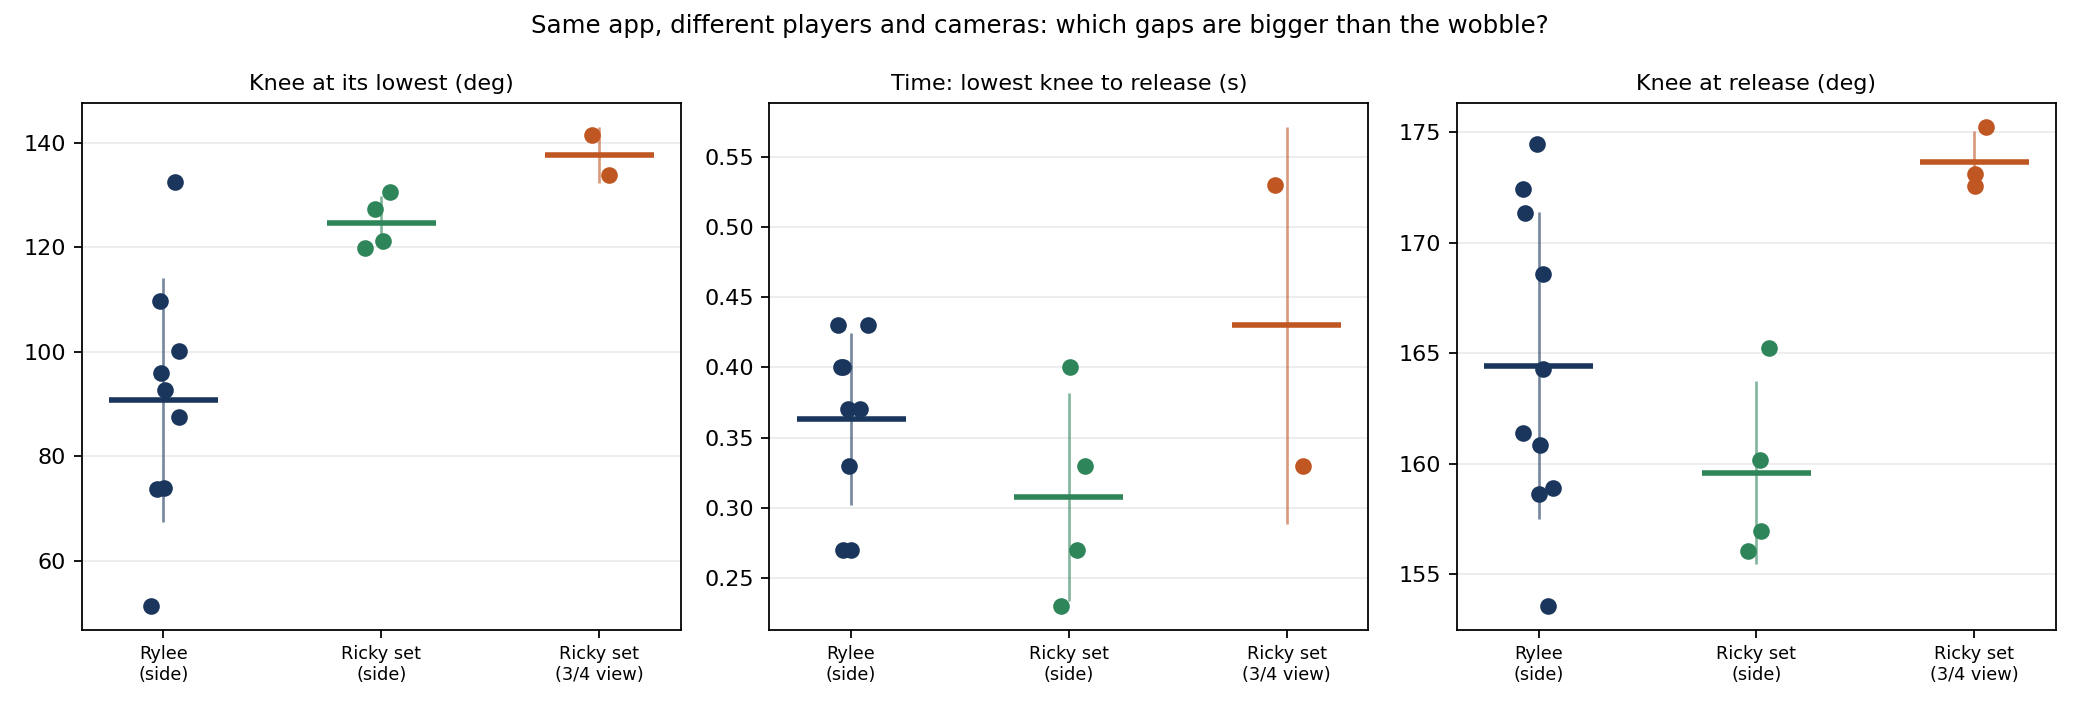

Reproduce this figure in Python.
"""Compare shot metrics for three groups of shots.

Groups: Rylee (side view), Ricky set shots (side view), Ricky set shots
(three-quarter view). One dot per shot, a bar for the mean, and thin whiskers
for +/- 1 standard deviation. Shot 7 of Ricky's set shots is left out because
its "lowest knee" frame was found too close to the release to be trusted.
"""
import numpy as np
import pandas as pd
import matplotlib.pyplot as plt

R = pd.read_csv("/tmp/R.csv")            # Rylee, built from the app's summary CSV
S = pd.read_csv("/tmp/S.csv")            # Ricky set shots
S = S[S.shot_id != 7.0]                  # drop the shot with a bad knee-low frame

groups = {
    "Rylee\n(side)": R,
    "Ricky set\n(side)": S[S.view == "side"],
    "Ricky set\n(3/4 view)": S[S.view == "three_quarter"],
}
colors = ["#1a365d", "#2f855a", "#c05621"]
metrics = [("knee_low", "Knee at its lowest (deg)"),
           ("load_rel", "Time: lowest knee to release (s)"),
           ("knee_rel", "Knee at release (deg)")]

fig, axes = plt.subplots(1, 3, figsize=(13, 4.4))
rng = np.random.default_rng(1)
for ax, (col, title) in zip(axes, metrics):
    for i, (name, d) in enumerate(groups.items()):
        v = d[col].dropna().values
        ax.scatter(i + rng.uniform(-0.08, 0.08, len(v)), v, color=colors[i], s=42, zorder=3)
        if len(v) > 1:
            m, sd = v.mean(), v.std(ddof=1)
            ax.hlines(m, i - 0.25, i + 0.25, color=colors[i], lw=2.5)
            ax.vlines(i, m - sd, m + sd, color=colors[i], lw=1.2, alpha=0.6)
    ax.set_xticks(range(3))
    ax.set_xticklabels(list(groups), fontsize=8)
    ax.set_title(title, fontsize=10)
    ax.grid(axis="y", alpha=0.25)
fig.suptitle("Same app, different players and cameras: which gaps are bigger than the wobble?",
             fontsize=11)
plt.tight_layout()
plt.savefig("group_compare.png", dpi=160)
